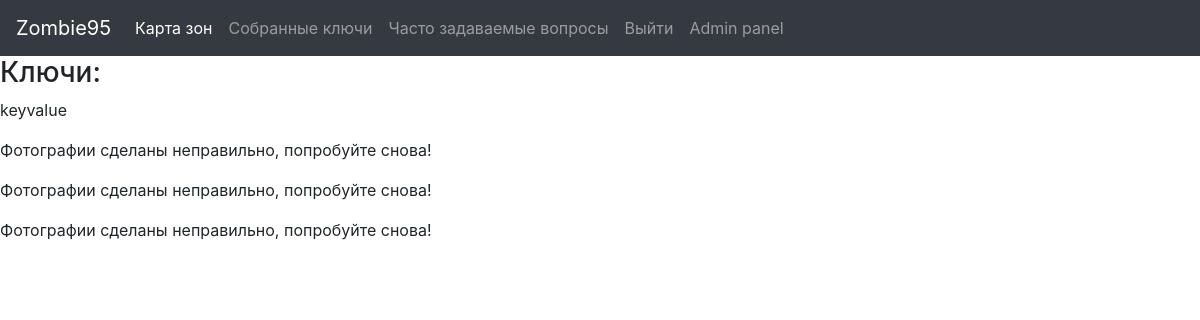
The page /game/keys (signed in) on the database as committed earlier.
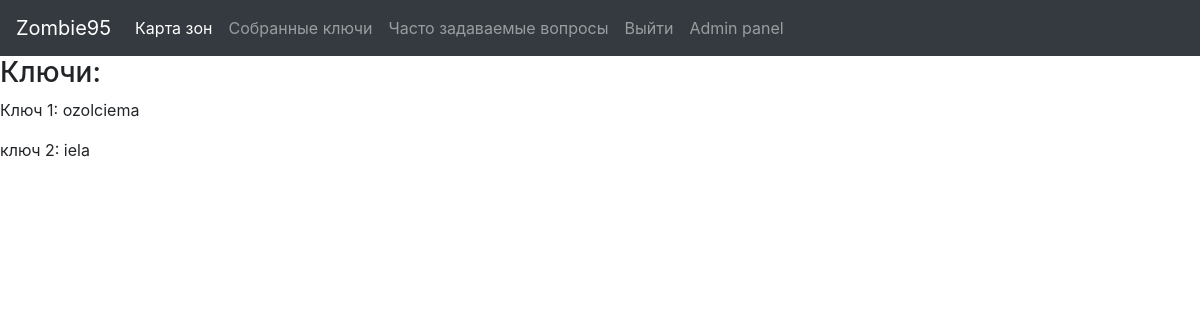
The same page on the database as committed later.
### game1/models.py (models this page shows)
class Key(models.Model):
	team = models.ForeignKey(Team, on_delete=models.CASCADE)
	value = models.CharField(max_length=200)

### game1/views.py (the view)
# urls.py: path('game/keys', views.keys, name='keys'),
@login_required
def keys(request):
	try:
		gamer = models.Gamer.objects.get(user=request.user)
	except:
		return redirect('home')
	team = gamer.team
	keys = models.Key.objects.all().filter(team=team)
	return render(request, 'game1/keys.html', {'keys':keys})

### game1/templates/game1/keys.html
{% extends 'game1/base.html' %}
{% load static %}
{% block content %}
<h3>Ключи:</h3>
{% for key in keys %}
<p>{{key.value}}</p>
{% endfor %}
{% endblock %}

### game1/templates/game1/base.html (shortened to what this page needs)
{% load static %}
<!DOCTYPE html>
<html lang="en">
<head>
  <link rel="stylesheet" href="https://stackpath.bootstrapcdn.com/bootstrap/4.3.1/css/bootstrap.min.css">
	<link rel="stylesheet" href="https://use.fontawesome.com/releases/v5.3.1/css/all.css">
    <link rel="stylesheet" href="{% static 'game1/css/bootstrap-modal-ios.css'%}">
</head>
<body>
	{% block navbar %}
	<nav class="navbar navbar-expand-lg navbar-dark bg-dark">
  <a class="navbar-brand" href="{% url 'home' %}">Zombie95</a>
  <div class="collapse navbar-collapse" id="navbarNav">
    <ul class="navbar-nav">
      <li class="nav-item active">
        <a class="nav-link" href="{% url 'zone' %}">Карта зон</a>
      </li>
      <li class="nav-item">
        <a class="nav-link" href="{% url 'keys' %}">Собранные ключи</a>
      </li>
      <li class="nav-item">
        <a class="nav-link" href="{% url 'faq' %}">Часто задаваемые вопросы</a>
      </li>
      <li class="nav-item">
        {% if request.user.is_authenticated %}
        	<a href="{% url 'logout' %}" class="nav-link">Выйти</a>
        {% else %}
        	<a href="{% url 'login' %}" class="nav-link">Войти</a>
        {% endif %}
      </li>
      <li class="nav-item">
        {% if request.user.is_staff and request.user.is_superuser %}
          <a href="{% url 'my_admin' %}" class="nav-link">Admin panel</a>
        {% endif %}
      </li>
    </ul>
  </div>
</nav>
	{% endblock %}
	{% block content %}
	{% endblock %}

Rows that differ between the two databases and show on the page:
removed Key: value "keyvalue"
removed Key: value "Фотографии сделаны неправильно, попробуйте снова!"
removed Key: value "Фотографии сделаны неправильно, попробуйте снова!"
removed Key: value "Фотографии сделаны неправильно, попробуйте снова!"
added Key: value "Ключ 1: ozolciema"
added Key: value "ключ 2: iela"
